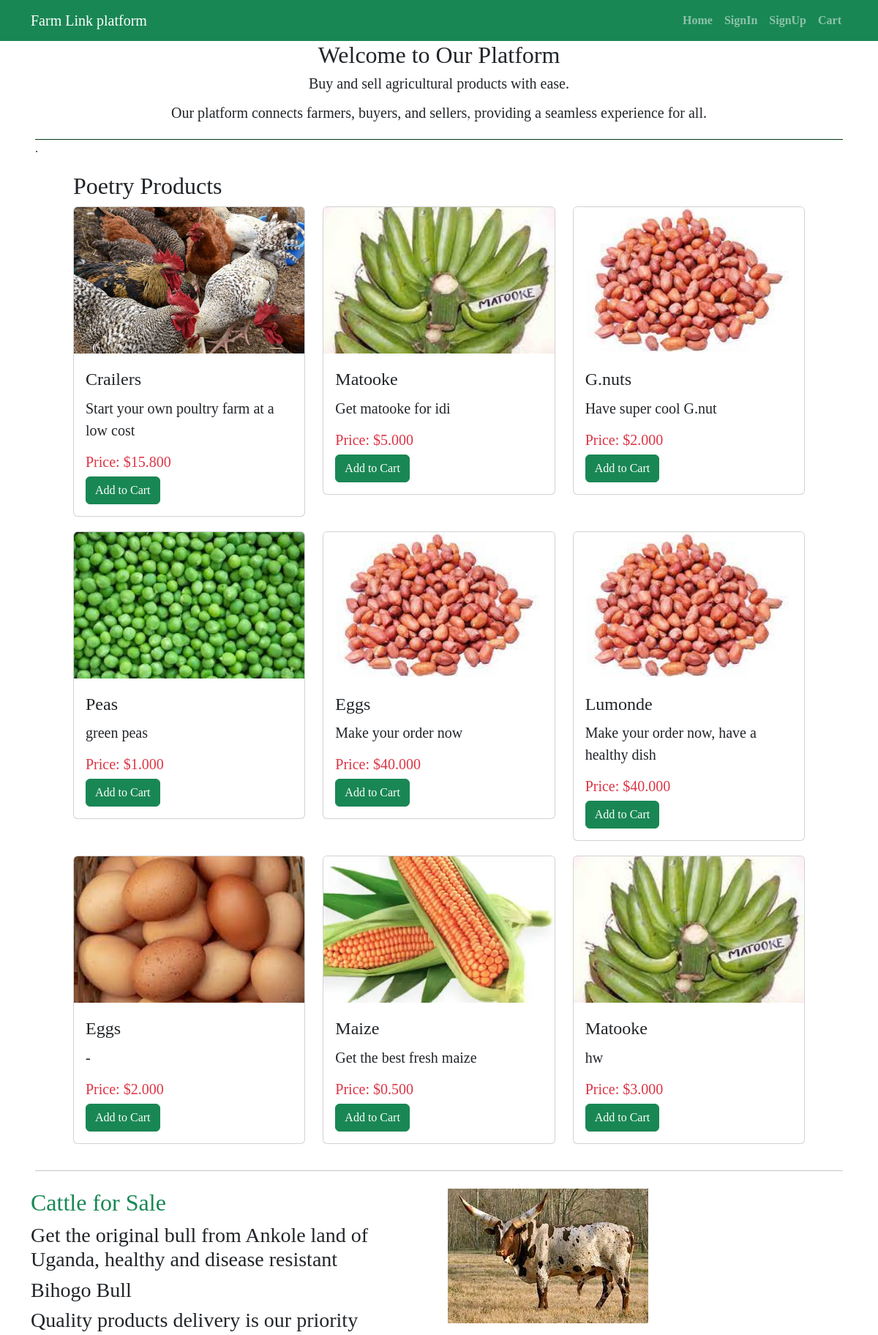
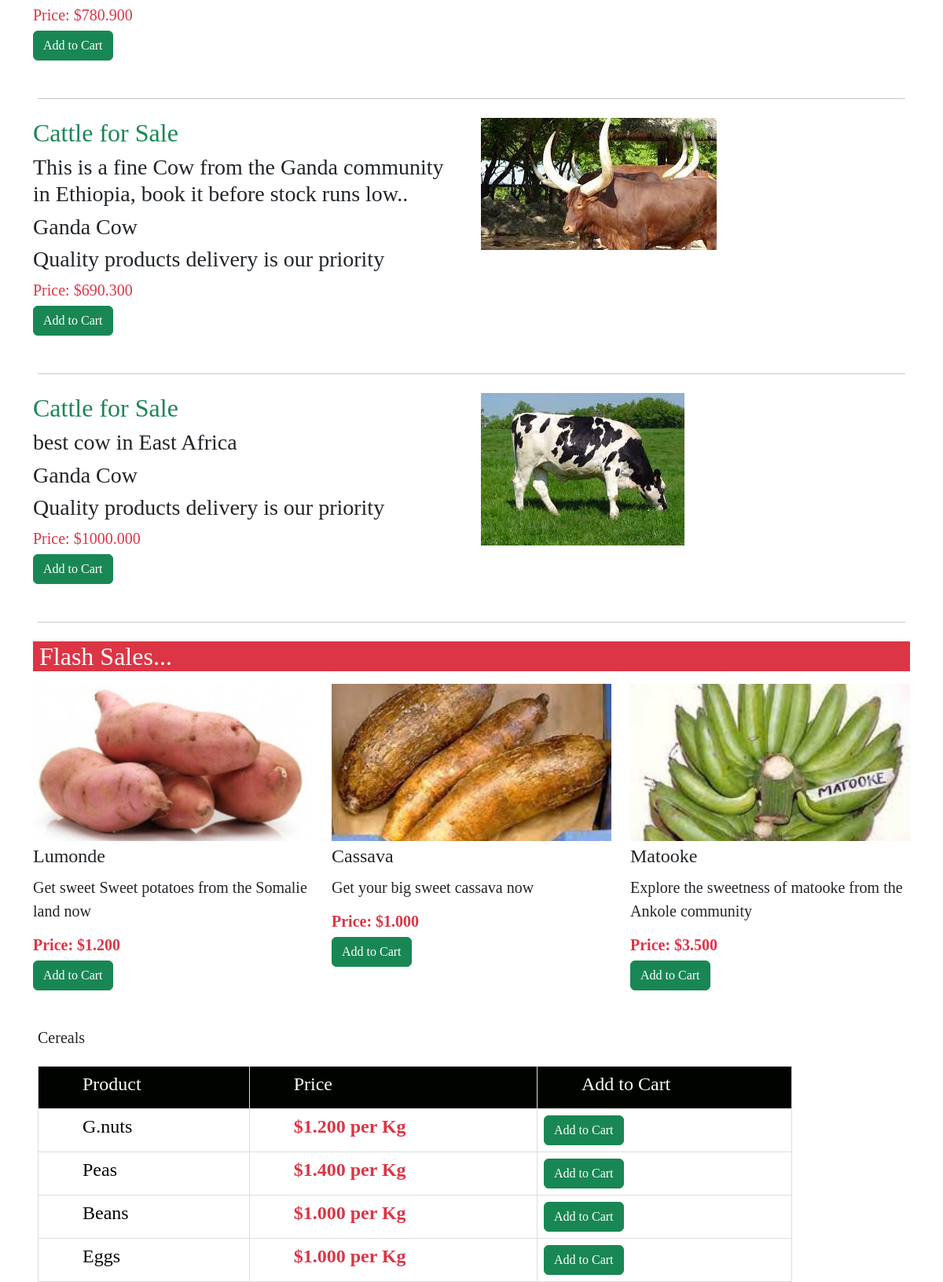
The page / on the database its author committed (2 pictures, top to bottom).
### myproduct/models.py (models this page shows, shortened)
class Sell_poultry(models.Model):
    product = models.ForeignKey(product, on_delete=models.CASCADE)
    caption = models.TextField(max_length=100, null=True)
    price = models.DecimalField(max_digits=10, decimal_places=3, null=True)
    picture = models.ImageField(upload_to='profile_picture/', null=True)
    date_posted = models.DateTimeField(auto_now_add=True, null=True)

class product(models.Model):
    name = models.CharField(max_length=100, null=True)
    origin = models.CharField(max_length=100, null=True)
    category = models.CharField(max_length=100, choices=CATEGORY_PRODUCT, null=True)
    packaging = models.CharField(max_length=100, null=True)
    harvest_date = models.DateField(null=True)
    cost_price = models.DecimalField(max_digits=10, decimal_places=3)
    Shelf_life = models.CharField(max_length=100, null=True)
    date_added = models.DateTimeField(auto_now_add=True)
    class Meta:
        verbose_name_plural = 'Products'
    def __str__(self):
        return f'{self.name}'

class Sell_cattle(models.Model):
    product = models.ForeignKey(product, on_delete=models.CASCADE)
    caption = models.TextField(max_length=100, null=True)
    price = models.DecimalField(max_digits=10, decimal_places=3, null=True)
    picture = models.ImageField(upload_to='profile_picture/', null=True)
    date_posted = models.DateTimeField(auto_now_add=True, null=True)

class Sell_roottubers(models.Model):
    product = models.ForeignKey(product, on_delete=models.CASCADE)
    caption = models.TextField(max_length=100, null=True)
    price = models.DecimalField(max_digits=10, decimal_places=3, null=True)
    picture = models.ImageField(upload_to='profile_picture/', null=True)
    date_posted = models.DateTimeField(auto_now_add=True, null=True)

class Sell_cereals(models.Model):
    product = models.ForeignKey(product, on_delete=models.CASCADE)
    caption = models.TextField(max_length=100, null=True)
    price = models.DecimalField(max_digits=10, decimal_places=3, null=True)
    picture = models.ImageField(upload_to='profile_picture/', null=True)
    date_posted = models.DateTimeField(auto_now_add=True, null=True)

### myproduct/views.py (the view)
# urls.py: path('', views.landing, name='landing'),
def landing(request):
    poultrys = Sell_poultry.objects.all()
    cattles = Sell_cattle.objects.all()
    legumess = Sell_legumes.objects.all()
    roottuberss = Sell_roottubers.objects.all()
    cerealss = Sell_cereals.objects.all()
    context = {
        'poultrys': poultrys,
        'cattles': cattles,
        'legumess': legumess,
        'roottuberss': roottuberss,
        'cerealss': cerealss,
    }
    return render(request, 'product/landing.html', context)

### templates/product/landing.html (shortened to what this page needs)
<!DOCTYPE html>
<html lang="en">
<head>
  <link href="https://maxcdn.bootstrapcdn.com/bootstrap/4.5.2/css/bootstrap.min.css" rel="stylesheet">
  <link href="https://maxcdn.bootstrapcdn.com/bootstrap/4.5.2/css/bootstrap.min.css" rel="stylesheet">
  <link href="https://cdn.jsdelivr.net/npm/bootstrap@5.3.2/dist/css/bootstrap.min.css" rel="stylesheet">
  </head>
  <body style="font-family: 'Times New Roman', Times, serif;">
    <nav class="navbar navbar-expand-lg navbar-dark bg-success">
      <div class="container">
        <a class="navbar-brand" href="#">Farm Link platform</a>
        <div class="collapse navbar-collapse" id="navbarNav">
          <ul class="navbar-nav ml-auto">
            <li class="nav-item">
              <a class="nav-link" href="#">Home</a>
            </li>
            <li class="nav-item">
              <a class="nav-link" href="{%url 'user-login' %}">SignIn</a>
            </li>
            <li class="nav-item">
              <a class="nav-link" href="{%url 'user-register'%}">SignUp</a>
            </li>
            <li class="nav-item">
              <a class="nav-link" href="{% url 'cart_view' %}"> Cart</a>
            </li>
          </ul>
        </div>
      </div>
    </nav>
<div class="container">
  <div id="carouselExampleIndicators" class="carousel slide" data-ride="carousel">
    <ol class="carousel-indicators">
      <li data-target="#carouselExampleIndicators" data-slide-to="0" class="active"></li>
      <li data-target="#carouselExampleIndicators" data-slide-to="1"></li>
      <li data-target="#carouselExampleIndicators" data-slide-to="2"></li>
    </ol>
    <div class="carousel-inner">
      <div class="carousel-item active lead h2">
        <div class="row">
          <div class="col-md-12 text-center">
            <h2>Welcome to Our Platform</h2>
            <p>Buy and sell agricultural products with ease. </p>
              <p>Our platform connects farmers, buyers, and sellers, providing a seamless experience for all.</p>
          </div>
        </div>
      </div>
    </div>
    <a class="carousel-control-prev" href="#carouselExampleIndicators" role="button" data-slide="prev">
      <span class="carousel-control-prev-icon" aria-hidden="true"></span>
    </a>
    <a class="carousel-control-next" href="#carouselExampleIndicators" role="button" data-slide="next">
      <span class="carousel-control-next-icon" aria-hidden="true"></span>
    </a>
  </div>
</div>
<div class="horizontal-line mx-5">.</div>
  <div class="containercard">
    <h2 class="">Poetry Products</h2>
    <div class="row">
      {% for poultry in poultrys %}
      <div class="col-md-4">
        <div class="card">
          <img src="{{ poultry.picture.url }}" class="card-img-top" alt="Product Image">
          <div class="card-body">
            <h5 class="card-title h3">{{ poultry.product }}</h5>
            <p class="card-text">{{ poultry.caption}}</p>
            <p class="card-text h3 text-danger">Price: ${{poultry.price}}</p>
            <a href="{% url 'add_to_cart' poultry.product poultry.price %}" class="btn btn-success">Add to Cart</a>
          </div>
        </div>
      </div>{%  endfor %}
    </div>
  </div>
<hr class="mx-5">
  {% for cattle in cattles %}
      <div class="container mt-4 mb-5">
        <div class="row">
          <div class="col-md-6">
            <div class="text-container lead">
              <h2 class="text-success">Cattle for Sale</h2>
              <p class="h3">{{ cattle.caption }}</p>
              <b><p class="h3">{{ cattle.product }}</p></b>
                 <p class="h3">Quality products delivery is our priority</p>
                 <p class="card-text h3 text-danger">Price: ${{ cattle.price }} </p>
                 <a href="{% url 'add_to_cart' cattle.product cattle.price %}" class="btn btn-success">Add to Cart</a>
            </div>
          </div>
          <div class="col-md-6">
            <img src="{{ cattle.picture.url }}" class="img-fluid" alt="Placeholder Image">
          </div>
        </div>
      </div>
      <hr class="mx-5">
      {% endfor %}
<div class="container mb-5">
  <h2 class="mt-4 text-light bg-danger "><p class="mx-2">Flash Sales...</p></h2>
  <div class="row">
    {% for roottuber in roottuberss %}
    <div class="col-md-4">
      <div>
        <img src="{{ roottuber.picture.url }}" class="card-img-top" alt="Product Image">
        <div>
          <h5 class="card-title h3">{{ roottuber.product }}</h5>
          <p class="card-text">{{ roottuber.caption }}</p>
          <p class="card-text h3 text-danger"><b>Price: ${{ roottuber.price }}</b></p>
          <a href="{% url 'add_to_cart' roottuber.product roottuber.price %}" class="btn btn-success">Add to Cart</a>
        </div>
      </div>
    </div> {% endfor %}
  </div>
</div>
<h2 class="lead h2 mx-5">Cereals</h2>
<table class="product-table mt-4 mx-5">
  <tr>
    <th><p class="h4 mx-5">Product</p></th>
    <th><p class="h4 mx-5">Price</p></th>
    <th><p class="h4 mx-5">Add to Cart</p></th>
  </tr>
  {% for cereals in cerealss%}
  <tr>
    <td><p class="h4 mx-5">{{ cereals.product }}</p></td>
    <td><p class="h4 mx-5 text-danger"><b>${{ cereals.price }} per Kg</b></p></td>
    <td><a href="{% url 'add_to_cart' cereals.product cereals.price %}" class="btn btn-success">Add to Cart</a></td>
  </tr>
  {% endfor %}
</table>

### templates/product/landing.html (style rules this page uses)
.navbar-nav .nav-link { font-weight: bold; }
.containercard { max-width: 1000px; margin: auto; padding-top: 20px; }
.card { margin-bottom: 20px; }
.card-img-top { height: 200px; object-fit: cover; }
.card-title { font-size: 24px; margin-top: 5px; }
.card-text { font-size: 20px; margin-top: 10px; }
.horizontal-line { border-top: 1px solid #043912; color: #043912; }
.product-table { width: 80%; border-collapse: collapse; color: #ddd; }
.product-table td { border: 1px solid #ddd; padding: 8px; color: #000300; }
.product-table th { border: 1px solid #ddd; padding: 8px; color: #f9fcf9; }
.product-table th { text-align: left; background-color: #000300; }

### rows shown on the page
Sell_poultry: picture (picture), product "Crailers", caption "Start your own poultry farm at a low cost", price "15.800"
Sell_poultry: picture (picture), product "Matooke", caption "Get matooke for idi", price "5.000"
Sell_poultry: picture (picture), product "G.nuts", caption "Have super cool G.nut", price "2.000"
Sell_poultry: picture (picture), product "Peas", caption "green peas", price "1.000"
Sell_poultry: picture (picture), product "Eggs", caption "Make your order now", price "40.000"
Sell_poultry: picture (picture), product "Lumonde", caption "Make your order now, have a healthy dish", price "40.000"
Sell_poultry: picture (picture), product "Eggs", caption "-", price "2.000"
Sell_poultry: picture (picture), product "Maize", caption "Get the best fresh maize", price "0.500"
Sell_poultry: picture (picture), product "Matooke", caption "hw", price "3.000"
Sell_cattle: caption "Get the original bull from Ankole land of Uganda, healthy and disease resistant", product "Bihogo Bull", price "780.900", picture (picture)
Sell_cattle: caption "This is a fine Cow from the Ganda community in Ethiopia, book it before stock runs low..", product "Ganda Cow", price "690.300", picture (picture)
Sell_cattle: caption "best cow in East Africa", product "Ganda Cow", price "1000.000", picture (picture)
Sell_roottubers: picture (picture), product "Lumonde", caption "Get sweet Sweet potatoes from the Somalie land now", price "1.200"
Sell_roottubers: picture (picture), product "Cassava", caption "Get your big sweet cassava now", price "1.000"
Sell_roottubers: picture (picture), product "Matooke", caption "Explore the sweetness of matooke from the Ankole community", price "3.500"
Sell_cereals: product "G.nuts", price "1.200"
Sell_cereals: product "Peas", price "1.400"
Sell_cereals: product "Beans", price "1.000"
Sell_cereals: product "Eggs", price "1.000"
